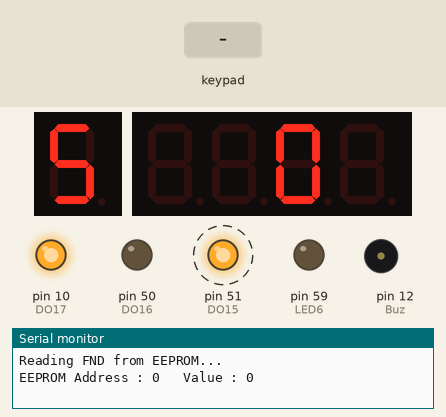
Simulated run of this sketch. Board: Arduino Mega 2560, built with avr-gcc and run on an emulated ATmega2560. Parts: 1-digit seven-segment display, 4-digit seven-segment display, output pins drawn as LEDs (lit = HIGH), buzzer (waves = sounding, pin HIGH), the last lines printed to the serial monitor. Wiring (inferred from the names in the program): HT16K33 LED driver at I2C address 0x70; 1-digit 7-segment display, segments lit when LOW: segments pin 54, pin 52, pin 55, pin 56, pin 53, pin 57, pin 58. Dashed ring = blinking. The inputs (shaded band) are chosen by the test bench. EEPROM starts erased; the segment pins are drawn as the display they are named for; pins used as bus, display or sensor lines are not drawn.

Above: at 3.2 s.
3.3 s: key '2' pressed
At 3.62 s:
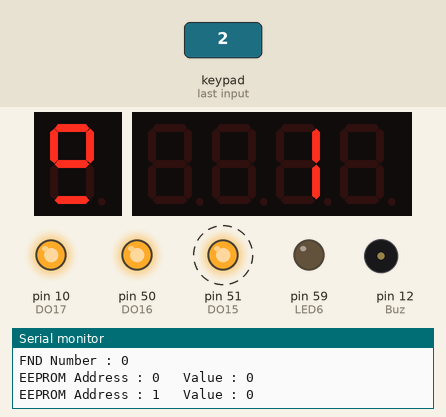
5.0 s: key '1' pressed
At 6.54 s:
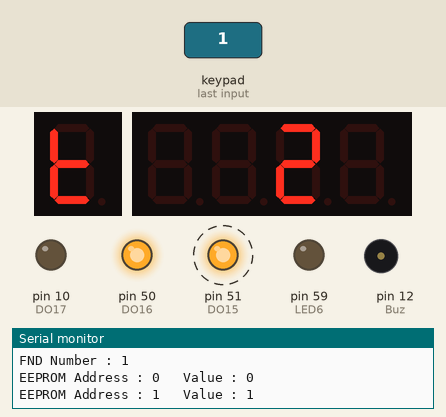
6.8 s: key '3' pressed
At 7.67 s:
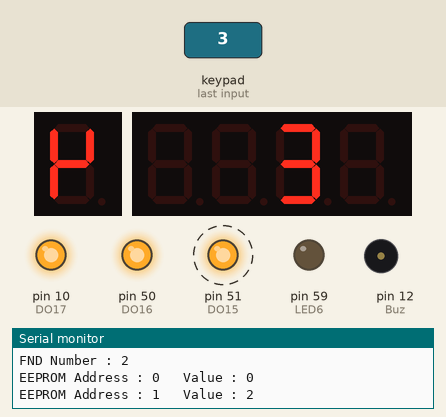
8.5 s: key 'A' pressed
At 8.87 s:
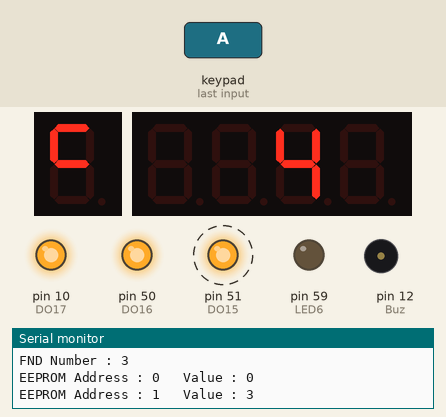
10.2 s: key '4' pressed
At 10.74 s:
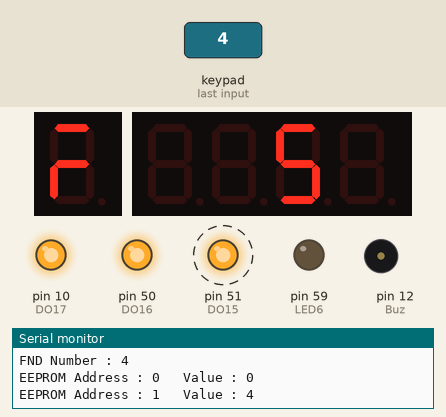
11.9 s: key 'B' pressed
At 13.18 s:
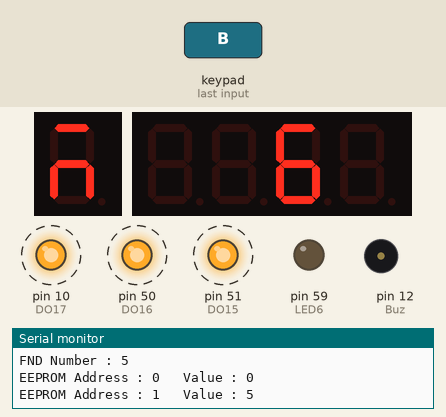
Timing chart, 0 to 14.7 s (numbered marks = the images above; inputs shaded):
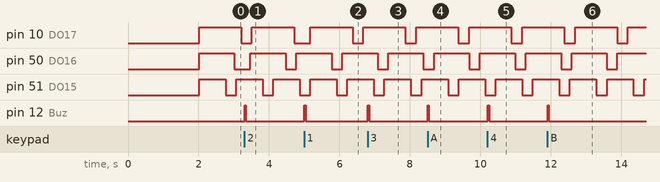

Measured:
- after the input at 3.3 s, pin 12 (Buz): LOW → HIGH at once, → LOW 0.04 s later; the display: first changes after 0.07 s (image 1 shows a later state)
- after the input at 5.0 s, pin 12 (Buz): LOW → HIGH at once, → LOW 0.04 s later; the display: changes after 0.07 s (image 2)
- after the input at 6.8 s, pin 12 (Buz): LOW → HIGH at once, → LOW 0.04 s later; the display: first differs from a run without the input after 0.07 s (image 3 shows a later state)
- after the input at 8.5 s, pin 12 (Buz): LOW → HIGH at once, → LOW 0.04 s later; the display: first differs from a run without the input after 0.07 s (image 4 shows a later state)
- after the input at 10.2 s, pin 12 (Buz): LOW → HIGH at once, → LOW 0.04 s later; the display: first changes after 0.08 s (image 5 shows a later state)
- after the input at 11.9 s, pin 12 (Buz): LOW → HIGH at once, → LOW 0.04 s later; the display: first differs from a run without the input after 0.07 s (image 6 shows a later state)
- by itself, pin 10 (DO17): alternates HIGH for 1.2 s and LOW for 0.30 s
- by itself, pin 50 (DO16): alternates HIGH for 1.0 s and LOW for 0.30 s

The sketch:

1-1_HA_PCB_rev0.ino
```cpp
#include <Key.h>
#include <Keypad.h>
#include <EEPROM.h>

#include "Wire.h"

#define HT16K33_ADDRESS         0x70
#define HT16K33_ON              0x21  // Commands
#define HT16K33_STANDBY         0x20
#define HT16K33_DISPLAYON       0x81
#define HT16K33_DISPLAYOFF      0x80
#define HT16K33_BLINKON         0x85 // Blink is off (00), 2 Hz (01), 1 Hz (10), or 0.5 Hz (11) for bits (21)
#define HT16K33_BLINKOFF        0x81
#define HT16K33_DIM             0xE0 | 0x08 // Set dim from 0x00 (1/16th duty ccycle) to 0x0F (16/16 duty cycle)

static const byte numberTable[] =
{
  0x3F, // 0 = 0011 1111
  0x06, // 1 = 0000 0110
  0x5B, // 2 = 0101 1011
  0x4F, // 3 = 0100 1111
  0x66, // 4 = 0110 0110
  0x6D, // 5 = 0110 1101
  0x7D, // 6 = 0111 1101
  0x07, // 7 = 0000 0111
  0x7F, // 8 = 0111 1111
  0x6F, // 9 = 0110 1111
  0x80, // decimal point
  0x00, // blank  1000 0000
  0x40, // minus sign 0100 0000
  0x77,  // A = 13
  0x7F,  // B = 14
  0x2D,  // C = 15
  0x6F,  // D = 16
  0x3D,  // E = 17
  0x35,  // F = 18
  0x5F,  // G = 19
  0x76,   // H = 20
  0x42,   // I = 21
  0x6A,   // J = 22
  0x00,   // No K!
  0x2C,   // L = 24
  0x00,   // No M!
  0x67,   // N = 26
  0x6F,   // O = 27
  0x37,   // P = 28
  0x57,   // Q = 29
  0x77,   // R = 30
  0x5D    // S = 31
};

#define display1 1
#define display2 2
#define display3 3
#define display4 4
//----------------------------------------------------------------------//
#define DI2 22
#define DI3 23
#define DI4 24
#define DI5 25
#define DI6 26

#define DO13 53
#define DO14 52
#define DO15 51
#define DO16 50
#define DO17 10

#define LED1 54
#define LED2 55
#define LED3 56
#define LED4 57
#define LED5 58
#define LED6 59

#define Buz 12

const byte numRows = 2;
const byte numCols = 7;
int FND;
const int E_addr = 0; //EEPROM FND Count Address

char keymap[numRows][numCols]={
  {'1', 'B', 'C', 'D', 'E', 'F', 'G'},
  {'A', '2', '3', '4', '5', '6', '7'}
};
byte rowPins[numRows] = {28, 29};
byte colPins[numCols] = {63, 64, 65, 66, 67, 68, 69};
Keypad myKeypad = Keypad(makeKeymap(keymap), rowPins, colPins, numRows, numCols);

class Flasher
{
    // Class Member Variables
    // These are initialized at startup
    int ledPin;      // the number of the LED pin
    long OnTime;     // milliseconds of on-time
    long OffTime;    // milliseconds of off-time

    // These maintain the current state
    int ledState;                     // ledState used to set the LED
    unsigned long previousMillis;      // will store last time LED was updated

  // Constructor - creates a Flasher
  // and initializes the member variables and state
  public:
  Flasher(int pin, long on, long off)
  {
    ledPin = pin;
    pinMode(ledPin, OUTPUT);

    OnTime = on;
    OffTime = off;

    ledState = LOW;
    previousMillis = 0;
  }

  void Update()
  {
    // check to see if it's time to change the state of the LED
    unsigned long currentMillis = millis();

    if((ledState == HIGH) && (currentMillis - previousMillis >= OnTime))
    {
        ledState = LOW;  // Turn it off
      previousMillis = currentMillis;  // Remember the time
      digitalWrite(ledPin, ledState);  // Update the actual LED
    }
    else if ((ledState == LOW) && (currentMillis - previousMillis >= OffTime))
    {
      ledState = HIGH;  // turn it on
      previousMillis = currentMillis;   // Remember the time
      digitalWrite(ledPin, ledState);      // Update the actual LED
    }
  }
};

void writeInteger(uint8_t dsply, int data)
{
  char string[10] = "";                             // define character array to hold the digits
  itoa(data, string);                               // get ascii character string representation of the integer to be displayed
  uint8_t length = strlen(string);                  // get the length of the string; number of digits in integer
  uint8_t blanks = 4 - length;                      // how many blanks do we have?

  if (length > 4) return;                           // if length greater than 4 digits we can't display on a four-digit display!
  for (uint8_t digit = 0; digit < blanks; digit++)  // scroll through each digit to determine what to write to the display
  {
      writeDigit(dsply, digit + 1, 11, 0);          // clear digit wherever there are blanks
  }

  for (uint8_t digit = 0; digit < 4; digit++)       // scroll through each digit to determine what to write to the display
  {
     char ch = string[digit];                      // get the ascii character of the next string segment
      if (ch == '-') {
      writeDigit(dsply, digit + 1 + blanks, 12, 0); // check if negative sign needed
      }
      else {                                        // character must be a digit
      ch -= '0';                                    // convert it to an integer
      writeDigit(dsply, digit + 1 + blanks, ch, 0); // write it to the display; right justify the integer
      }
  }
}

void writeFloat(uint8_t dsply, float data, uint8_t dp)
{
  char string[10] = "";  // define character array to hold the digits
  int datanew = 0;

  switch (dp)
  {
    case 0:
    datanew = (int )(1.*data);
    break;

    case 1:
    datanew = (int )(10.*data);
    break;

    case 2:
    datanew = (int )(100.*data);
    break;

    case 3:
    datanew = (int )(1000.*data);
    break;
   }

  itoa(datanew, string);                                    // get ascii character string representation of the integer to be displayed
  uint8_t length = strlen(string);                          // get the length of the string; number of digits in integer
  uint8_t blanks = 4 - length;                              // how many blanks do we have?

  if (length > 4) return;                                   // if length greater than 4 digits we can't display on a four-digit display!

// scroll through each digit to determine what to write to the display
  for (uint8_t digit = 0; digit < blanks; digit++)            // first the blanks
  {
          if( (digit + 1) == (4 - dp) ) {                   // handle special case where blank coincides with decimal point
            writeDigit(dsply, digit + 1, 0, 0x80);          // add leading zero before decimal place
          }
          else {
            writeDigit(dsply, digit + 1, 11, 0x00);         // otherwise clear digit wherever there are blanks
          }
  }

  for (uint8_t digit = 0; digit < 4; digit++)               // now the characters to determine what to write to the display
  {
      char ch = string[digit];                              // get the ascii character of the next string segment

      if (ch == '-') {
        if((digit + 1 + blanks) == (4 - dp) ) {
          writeDigit(dsply, digit + 1 + blanks,  0, 0x80);  // check if negative sign needed, add a decimal point
          writeDigit(dsply, digit + 0 + blanks, 12, 0x00);  // add a leading zero
        }
        else {
          writeDigit(dsply, digit + 1 + blanks, 12, 0x00);  // check if negative sign needed, no decimal point
        }
      }
      else  {                                               // character must be a digit
        ch -= '0';                                          // convert it to an integer
        if((digit + 1 + blanks) == (4 - dp) ) {
          writeDigit(dsply, digit + 1 + blanks, ch, 0x80);  // write it to the display with decimal point; right justify the integer
        }
        else {
          writeDigit(dsply, digit + 1 + blanks, ch, 0x00);  // write it to the display; right justify the integer
        }
     }
  }
}

void writeDigit(uint8_t dsply, uint8_t digit, uint8_t data, uint8_t dp)
{
  if(dsply == 1) {
    digit = (digit - 1)*2 + 0;
  }
  if(dsply == 2) {
    digit = (digit - 1)*2 + 8 ;
  }
  if(dsply == 3) {
    digit = (digit - 1)*2 + 1;
  }
  if(dsply == 4) {
    digit = (digit - 1)*2 + 9;
  }
  writeByte(HT16K33_ADDRESS, digit, numberTable[data] | dp);
}

void clearDsplay(int dsply)
{
  for(int i = 0; i < 8; i++)  {
  writeDigit(dsply, i, 11, 0);  // Clear display, 11 is blank in the numberTable above
  }
}

void initHT16K33()
{
  writeCommand(HT16K33_ADDRESS, HT16K33_ON);         // Turn on system oscillator
  writeCommand(HT16K33_ADDRESS, HT16K33_DISPLAYON);  // Display on
  writeCommand(HT16K33_ADDRESS, HT16K33_DIM);        // Set brightness
}

void blinkHT16K33(int time)
{
  writeCommand(HT16K33_ADDRESS, HT16K33_BLINKON);  // Turn on blink
  delay(1000*time);
  writeCommand(HT16K33_ADDRESS, HT16K33_BLINKOFF);  // Turn on blink
}

 /* itoa:  convert n to characters in s */
void itoa(int n, char s[])
{
     int i, sign;

     if ((sign = n) < 0)  /* record sign */
         n = -n;          /* make n positive */
         i = 0;
       do {       /* generate digits in reverse order */
         s[i++] = n % 10 + '0';   /* get next digit */
       } while ((n /= 10) > 0);     /* delete it */

     if (sign < 0)
         s[i++] = '-';
         s[i] = '\0';
         reverse(s);
}

void reverse(char s[])
 {
     int i, j;
     char c;

    for (i = 0, j = strlen(s)-1; i<j; i++, j--) {
         c = s[i];
         s[i] = s[j];
         s[j] = c;
     }
 }
        // Wire.h read and write protocols
void writeCommand(uint8_t address, uint8_t command)
{
 Wire.beginTransmission(address);  // Initialize the Tx buffer
 Wire.write(command);              // Put command in Tx buffer
 Wire.endTransmission();           // Send the Tx buffer
}

void writeByte(uint8_t address, uint8_t subAddress, uint8_t data)
{
 Wire.beginTransmission(address);  // Initialize the Tx buffer
 Wire.write(subAddress);           // Put slave register address in Tx buffer
 Wire.write(data);                 // Put data in Tx buffer
 Wire.endTransmission();           // Send the Tx buffer
}

uint8_t readByte(uint8_t address, uint8_t subAddress)
{
 uint8_t data; // `data` will store the register data
 Wire.beginTransmission(address);         // Initialize the Tx buffer
 Wire.write(subAddress);                  // Put slave register address in Tx buffer
 Wire.endTransmission(false);             // Send the Tx buffer, but send a restart to keep connection alive
 Wire.requestFrom(address, (uint8_t) 1);  // Read one byte from slave register address
 data = Wire.read();                      // Fill Rx buffer with result
 return data;                             // Return data read from slave register
}

void readBytes(uint8_t address, uint8_t subAddress, uint8_t count, uint8_t * dest)
{
 Wire.beginTransmission(address);   // Initialize the Tx buffer
 Wire.write(subAddress);            // Put slave register address in Tx buffer
 Wire.endTransmission(false);       // Send the Tx buffer, but send a restart to keep connection alive
 uint8_t i = 0;

 Wire.requestFrom(address, count);  // Read bytes from slave register address

    while (Wire.available()) {
    dest[i++] = Wire.read(); }         // Put read results in the Rx buffer
}

Flasher led1(53, 200, 300);
Flasher led2(52, 500, 300);
Flasher led3(51, 750, 300);
Flasher led4(50, 1000, 300);
Flasher led5(10, 1200, 300);


void setup() {

  pinMode(28, INPUT_PULLUP);
  pinMode(29, INPUT_PULLUP); // 키패드 풀업

  pinMode(DI2, INPUT);
  pinMode(DI3, INPUT);
  pinMode(DI4, INPUT);
  pinMode(DI5, INPUT);
  pinMode(DI6, INPUT);


  pinMode(DO14, OUTPUT);
  pinMode(DO15, OUTPUT);
  pinMode(DO17, OUTPUT);
  pinMode(DO16, OUTPUT);
  pinMode(DO13, OUTPUT);

  pinMode(LED1, OUTPUT);
  pinMode(LED2, OUTPUT);
  pinMode(LED3, OUTPUT);
  pinMode(LED4, OUTPUT);
  pinMode(LED5, OUTPUT);
  pinMode(LED6, OUTPUT);

  pinMode(Buz, OUTPUT);

  Serial.begin(115200);
  Wire.begin();

  initHT16K33();  // initialize display
  clearDsplay(display1);  // clear display 1
  //clearDsplay(display2);  // clear display 2

  writeInteger(display1, 8888); // Test display, turn on all segments of display 1
  blinkHT16K33(2); // Blink for 2 seconds

  Serial.println();

  Serial.println("Reading FND from EEPROM...");
    byte hiByte = EEPROM.read(E_addr); // read(주소)
    byte loByte = EEPROM.read(E_addr+1); // read(주소)
    FND = word(hiByte, loByte);
    FND++;
    Serial.println("EEPROM Address : " + String(E_addr) + "\t Value : " + FND);

    delay(10);

}

void loop() {

  led1.Update();
  led2.Update();
  led3.Update();
  led4.Update();
  led5.Update();

  char btn = myKeypad.getKey();
  if(btn != NO_KEY) {

    digitalWrite(Buz, HIGH);
    delay(40);
    digitalWrite(Buz, LOW);
    delay(10);
    Serial.print("FND Number : "); Serial.println(FND);
    byte hiByte = highByte(FND);
    byte loByte = lowByte(FND);
    EEPROM.write(E_addr, hiByte); // write(주소, 값)
    Serial.println("EEPROM Address : " + String(E_addr) + "\t Value : " + hiByte);
    EEPROM.write(E_addr+1, loByte); // write(주소, 값)
    Serial.println("EEPROM Address : " + String(E_addr+1) + "\t Value : " + loByte);
    Serial.println();
    delay(10);
    FND++;
  }

  writeInteger(display1, FND);   // write integer count to display 1

 if(btn == '1')
  {
    digitalWrite(LED1, HIGH);
    delay(100);
  }
  if(btn == 'A')
  {
    digitalWrite(LED1, LOW);
    delay(100);
  }

 if(btn == '2')
  {
    digitalWrite(LED2, HIGH);
    delay(100);
  }
  if(btn == 'B')
  {
    digitalWrite(LED2, LOW);
    delay(100);
  }

 if(btn == '3')
  {
    digitalWrite(LED3, HIGH);
    delay(100);
  }
  if(btn == 'C')
  {
    digitalWrite(LED3, LOW);
    delay(100);
  }

 if(btn == '4')
  {
    digitalWrite(LED4, HIGH);
    delay(100);
  }
  if(btn == 'D')
  {
    digitalWrite(LED4, LOW);
    delay(100);
  }


 if(btn == '5')
  {
    digitalWrite(LED5, HIGH);
    delay(100);
  }
  if(btn == 'E')
  {
    digitalWrite(LED5, LOW);
    delay(100);
  }

  if(btn == '6')
  {
    digitalWrite(LED6, HIGH);
    delay(100);
  }
  if(btn == 'F')
  {
    digitalWrite(LED6, LOW);
    delay(100);
  }
  if(btn == '7')
  {
    FND = 0;
    delay(10);
  }

}
```
